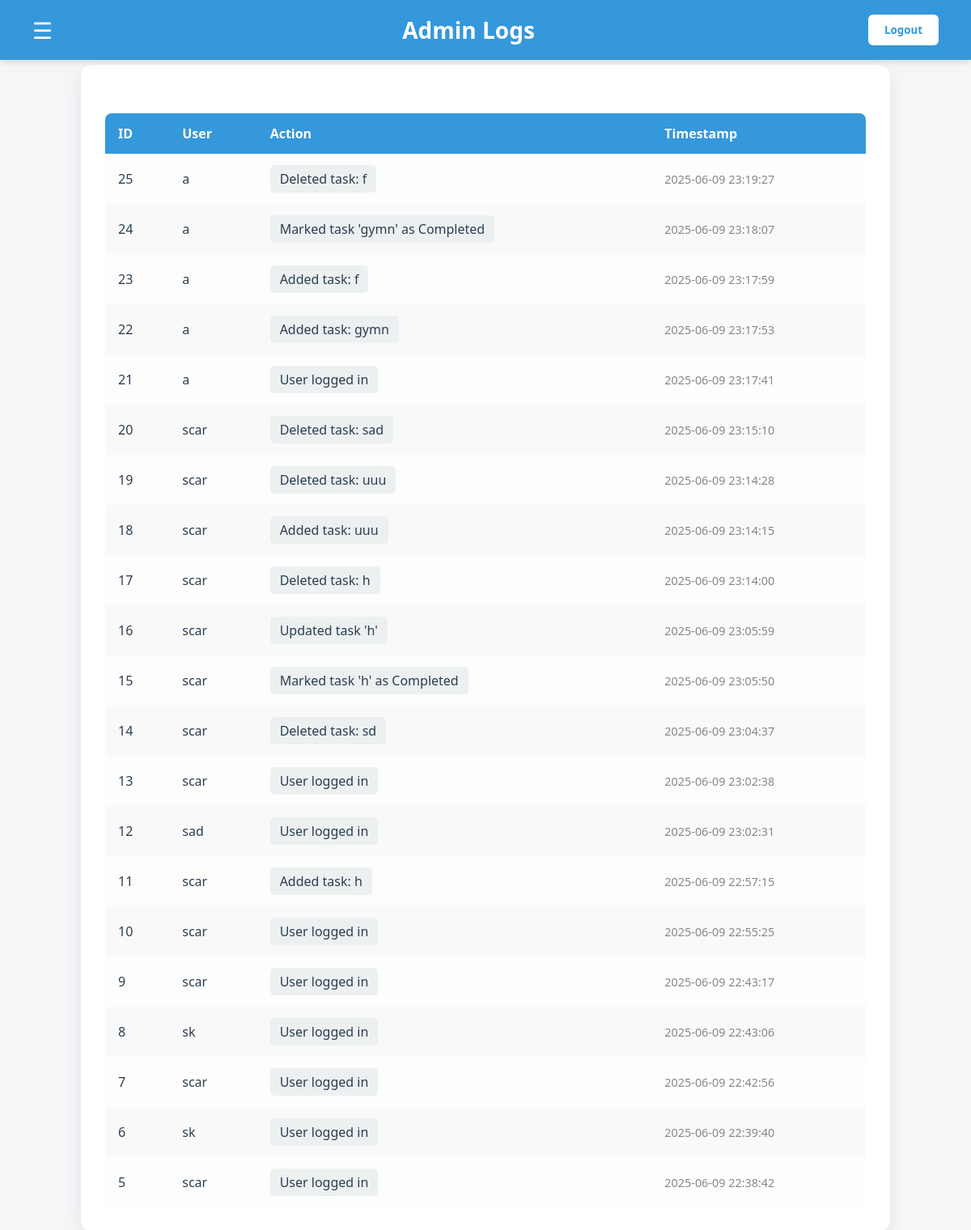
/logs.php (signed in), run on the app's committed database.
### tables this page shows
CREATE TABLE `logs` (
  `id` int(11) NOT NULL,
  `user_id` int(11) DEFAULT NULL,
  `action` text DEFAULT NULL,
  `created_at` datetime DEFAULT current_timestamp()
);

CREATE TABLE `users` (
  `ID` int(11) NOT NULL,
  `Username` varchar(50) NOT NULL,
  `Email` varchar(50) NOT NULL,
  `Password` varchar(255) NOT NULL,
  `role` varchar(20) DEFAULT 'user'
);

### logs.php (the view, shortened to what this page needs)
<?php
include 'database.php';
$sql = "
  SELECT logs.id, users.username, logs.action, logs.created_at
  FROM logs
  JOIN users ON logs.user_id = users.id
  ORDER BY logs.created_at DESC
  LIMIT 100
";
$logsResult = $conn->query($sql);
?>
<!DOCTYPE html>
<html lang="en">
<head>
</head>
<body>
<div class="main-content" id="mainContent">
  <div class="header">
    <span class="burger" id="burger">&#9776;</span>
    <h2>Admin Logs</h2>
    <button class="logout-btn" onclick="window.location.href='logout.php'">Logout</button>
  </div>
  <table>
    <thead>
      <tr>
        <th>ID</th>
        <th>User</th>
        <th>Action</th>
        <th>Timestamp</th>
      </tr>
    </thead>
    <tbody>
      <?php while ($log = $logsResult->fetch_assoc()): ?>
      <tr>
        <td><?php echo htmlspecialchars($log['id']); ?></td>
        <td><?php echo htmlspecialchars($log['username']); ?></td>
        <td><span class="log-action"><?php echo htmlspecialchars($log['action']); ?></span></td>
        <td class="timestamp"><?php echo htmlspecialchars($log['created_at']); ?></td>
      </tr>
      <?php endwhile; ?>
    </tbody>
  </table>
</div>
</body>
</html>

### logs.php (style rules this page uses)
* { box-sizing: border-box; font-family: 'Segoe UI', Tahoma, Geneva, Verdana, sans-serif; }
body { background: #f4f6f8; margin: 0; padding: 0; color: #2c3e50; display: flex; }
.main-content { margin: 80px auto 40px auto; max-width: 1000px; padding: 30px; background: #fff; border-radius: 14px; box-shadow: 0 8px 20px rgba(0, 0, 0, 0.08); flex-grow: 1; overflow-x: auto; }
.header { background: #3498db; color: #fff; padding: 18px 40px; display: flex; justify-content: space-between; align-items: center; box-shadow: 0 3px 8px rgba(0, 0, 0, 0.12); position: fixed; top: 0; width: 100%; left: 0; z-index: 1200; }
.header h2 { margin: 0; font-weight: bold; font-size: 28px; }
.logout-btn { background: #fff; color: #3498db; border: none; padding: 10px 20px; font-weight: 600; border-radius: 6px; cursor: pointer; box-shadow: 0 2px 6px rgba(52, 152, 219, 0.4); transition: background-color 0.25s ease; }
.burger { font-size: 28px; cursor: pointer; color: #fff; margin-right: 20px; user-select: none; z-index: 1300; }
table { width: 100%; border-collapse: collapse; margin-top: 30px; border-radius: 8px; overflow: hidden; }
th, td { padding: 14px 16px; text-align: left; }
th { background-color: #3498db; color: white; }
tr { background-color: #fdfdfd; transition: background 0.2s ease-in-out; }
tr:nth-child(even) { background-color: #f9f9f9; }
.timestamp { color: #888; font-size: 0.9em; }
.log-action { font-weight: 500; padding: 6px 12px; border-radius: 5px; display: inline-block; background: #ecf0f1; color: #2c3e50; }

### data on the page
logs: id "25", user.Username "a", action "Deleted task: f", created_at "2025-06-09 23:19:27"
logs: id "24", user.Username "a", action "Marked task 'gymn' as Completed", created_at "2025-06-09 23:18:07"
logs: id "23", user.Username "a", action "Added task: f", created_at "2025-06-09 23:17:59"
logs: id "22", user.Username "a", action "Added task: gymn", created_at "2025-06-09 23:17:53"
logs: id "21", user.Username "a", action "User logged in", created_at "2025-06-09 23:17:41"
logs: id "20", user.Username "scar", action "Deleted task: sad", created_at "2025-06-09 23:15:10"
logs: id "19", user.Username "scar", action "Deleted task: uuu", created_at "2025-06-09 23:14:28"
logs: id "18", user.Username "scar", action "Added task: uuu", created_at "2025-06-09 23:14:15"
logs: id "17", user.Username "scar", action "Deleted task: h", created_at "2025-06-09 23:14:00"
logs: id "16", user.Username "scar", action "Updated task 'h'", created_at "2025-06-09 23:05:59"
logs: id "15", user.Username "scar", action "Marked task 'h' as Completed", created_at "2025-06-09 23:05:50"
logs: id "14", user.Username "scar", action "Deleted task: sd", created_at "2025-06-09 23:04:37"
logs: id "13", user.Username "scar", action "User logged in", created_at "2025-06-09 23:02:38"
logs: id "12", user.Username "sad", action "User logged in", created_at "2025-06-09 23:02:31"
logs: id "11", user.Username "scar", action "Added task: h", created_at "2025-06-09 22:57:15"
logs: id "10", user.Username "scar", action "User logged in", created_at "2025-06-09 22:55:25"
logs: id "9", user.Username "scar", action "User logged in", created_at "2025-06-09 22:43:17"
logs: id "8", user.Username "sk", action "User logged in", created_at "2025-06-09 22:43:06"
logs: id "7", user.Username "scar", action "User logged in", created_at "2025-06-09 22:42:56"
logs: id "6", user.Username "sk", action "User logged in", created_at "2025-06-09 22:39:40"
logs: id "5", user.Username "scar", action "User logged in", created_at "2025-06-09 22:38:42"
